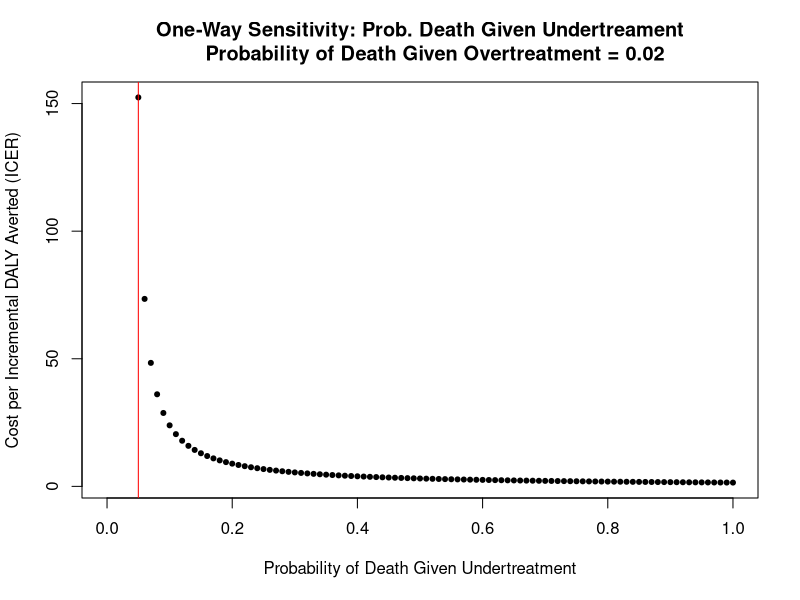
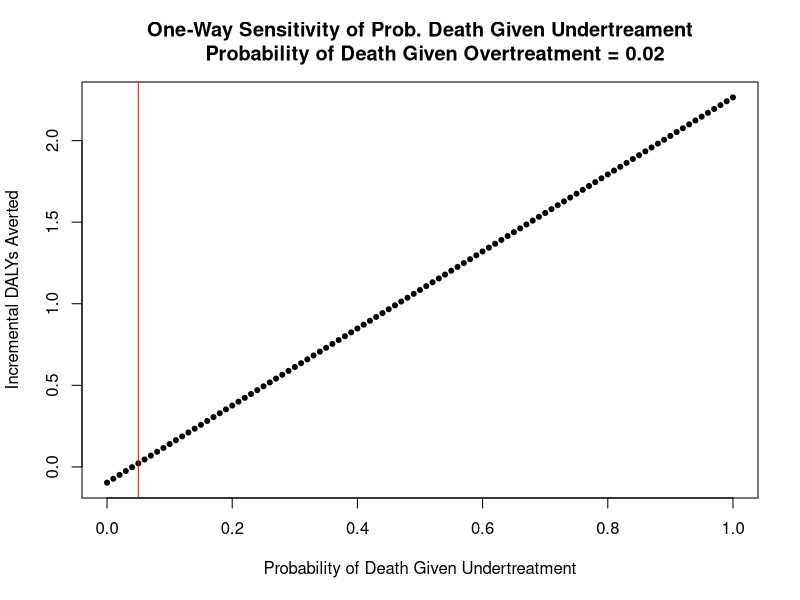
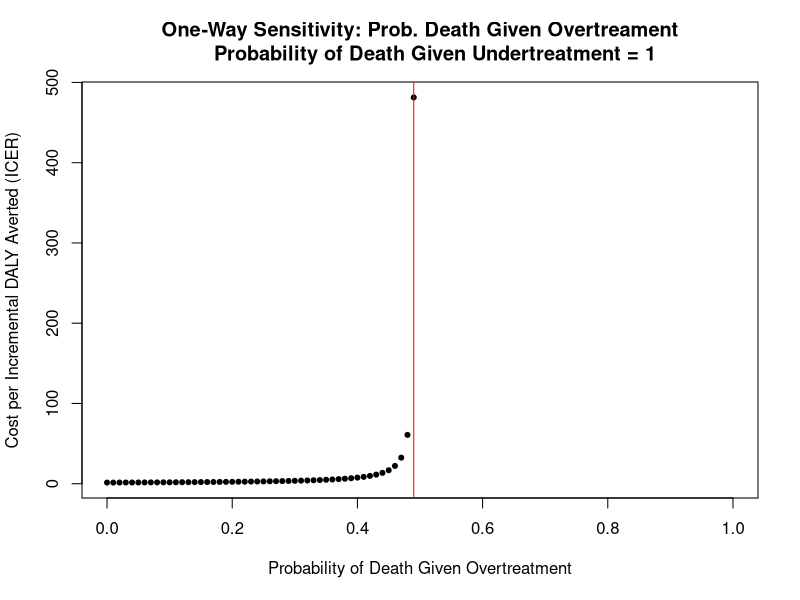
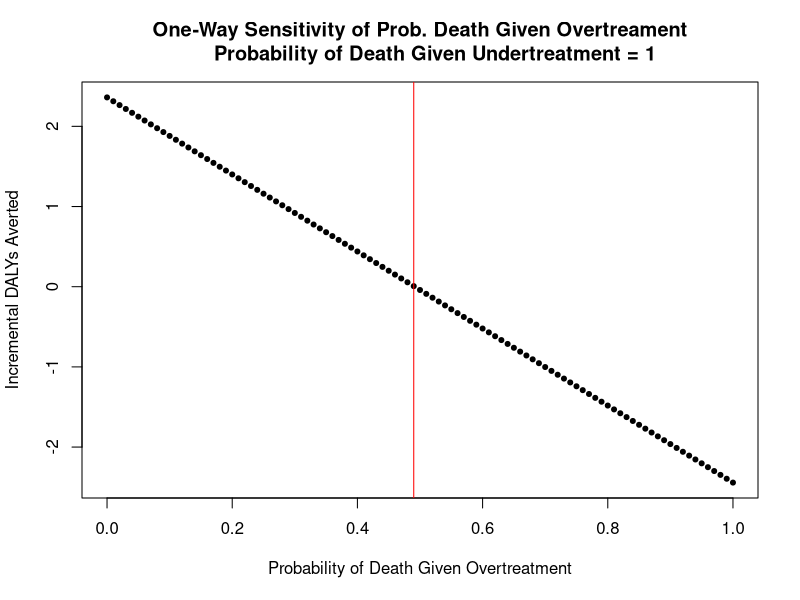
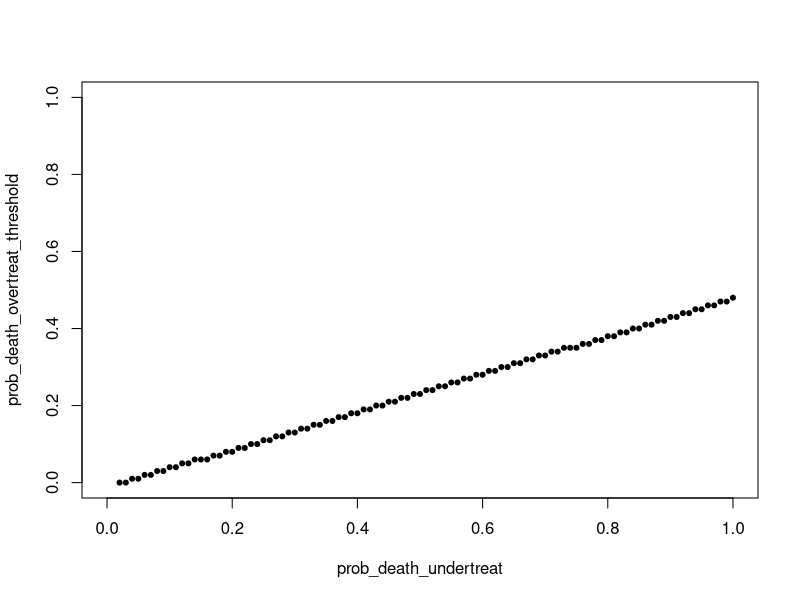

Generate these figures, in order, with R:
# loading packages
library(ggplot2)


ICER_fxn <- function(death_gvn_overtreat_prob, death_gvn_undertreat_prob) {
  
  
  # defining all expected costs and all expected DALYs
  # WHO prob
  branch_a <- 0.06812325
  branch_b <- 0.23498925
  branch_c <- 0.0393875
  branch_d <- 0.05125032
  branch_e <- 0.30279966
  branch_f <- 0.07735002
  branch_g <- 0.00988057
  branch_h <- 0.13161281
  branch_i <- 0.08460662
  
  # NIRUDAK
  branch_j <- 0.10285635
  branch_k <- 0.28938165
  branch_l <- 0.032262
  branch_m <- 0.02196501
  branch_n <- 0.21924172
  branch_o <- 0.05049327
  branch_p <- 0.0046827
  branch_q <- 0.16037538
  branch_r <- 0.1187703
  
  # WHO costs
  branch_a_cost <- 97.04
  branch_b_cost <-100.36
  branch_c_cost <-102.37
  branch_d_cost <-27.91
  branch_e_cost <-26.65
  branch_f_cost <-17.19
  branch_g_cost <-9.92
  branch_h_cost <-12.87
  branch_i_cost <-14.37
  
  # NIRUDAK costs
  branch_j_cost <-96.82
  branch_k_cost <-93.91
  branch_l_cost <-96.02
  branch_m_cost <-26.09
  branch_n_cost <-27.27
  branch_o_cost <-28.92
  branch_p_cost <-16.53
  branch_q_cost <-14.17
  branch_r_cost <-6.88
  
  # listing mean DALYs lost conditional on dying; doesn't vary w/ sensitivity analysis
  # WHO
  # death from overtreatment
  mean_DALYs_lost_if_die_branch_b <- 44.97
  mean_DALYs_lost_if_die_branch_c <- 35.09
  # death from undertreatment
  mean_DALYs_lost_if_die_branch_d <- 58.99
  mean_DALYs_lost_if_die_branch_g <- 64.02
  
  # NIRUDAK
  # death from overtreatment
  mean_DALYs_lost_if_die_branch_k <- 52.41
  mean_DALYs_lost_if_die_branch_l <- 49.18
  # death from undertreatment
  mean_DALYs_lost_if_die_branch_m <- 48.32
  mean_DALYs_lost_if_die_branch_p <- 49.92
  
  # expected DALYs lost conditional on making it to that branch endpoint
  # WHO
  branch_a_DALY <- 0
  branch_b_DALY <- death_gvn_overtreat_prob*mean_DALYs_lost_if_die_branch_b
  branch_c_DALY <- death_gvn_overtreat_prob*mean_DALYs_lost_if_die_branch_c
  branch_d_DALY <- death_gvn_undertreat_prob*mean_DALYs_lost_if_die_branch_d
  branch_e_DALY <- 0
  branch_f_DALY <- 0
  branch_g_DALY <- death_gvn_undertreat_prob*mean_DALYs_lost_if_die_branch_g
  branch_h_DALY <- 0
  branch_i_DALY <- 0
  
  # NIRUDAK
  branch_j_DALY <- 0
  branch_k_DALY <- death_gvn_overtreat_prob*mean_DALYs_lost_if_die_branch_k
  branch_l_DALY <- death_gvn_overtreat_prob*mean_DALYs_lost_if_die_branch_l
  branch_m_DALY <- death_gvn_undertreat_prob*mean_DALYs_lost_if_die_branch_m
  branch_n_DALY <- 0
  branch_o_DALY <- 0
  branch_p_DALY <- death_gvn_undertreat_prob*mean_DALYs_lost_if_die_branch_p
  branch_q_DALY <- 0
  branch_r_DALY <- 0
  
  # calculating expected costs
  # WHO
  branch_a_expected_cost <- branch_a_cost*branch_a
  branch_b_expected_cost <- branch_b_cost*branch_b
  branch_c_expected_cost <- branch_c_cost*branch_c
  branch_d_expected_cost <- branch_d_cost*branch_d
  branch_e_expected_cost <- branch_e_cost*branch_e
  branch_f_expected_cost <- branch_f_cost*branch_f
  branch_g_expected_cost <- branch_g_cost*branch_g
  branch_h_expected_cost <- branch_h_cost*branch_h
  branch_i_expected_cost <- branch_i_cost*branch_i
  
  #NIRUDAK
  branch_j_expected_cost <- branch_j_cost*branch_j
  branch_k_expected_cost <- branch_k_cost*branch_k
  branch_l_expected_cost <- branch_l_cost*branch_l
  branch_m_expected_cost <- branch_m_cost*branch_m
  branch_n_expected_cost <- branch_n_cost*branch_n
  branch_o_expected_cost <- branch_o_cost*branch_o
  branch_p_expected_cost <- branch_p_cost*branch_p
  branch_q_expected_cost <- branch_q_cost*branch_q
  branch_r_expected_cost <- branch_r_cost*branch_r
  
  # calculating expected DALYs
  # WHO
  branch_a_expected_DALY <- branch_a_DALY*branch_a
  branch_b_expected_DALY <- branch_b_DALY*branch_b
  branch_c_expected_DALY <- branch_c_DALY*branch_c
  branch_d_expected_DALY <- branch_d_DALY*branch_d
  branch_e_expected_DALY <- branch_e_DALY*branch_e
  branch_f_expected_DALY <- branch_f_DALY*branch_f
  branch_g_expected_DALY <- branch_g_DALY*branch_g
  branch_h_expected_DALY <- branch_h_DALY*branch_h
  branch_i_expected_DALY <- branch_i_DALY*branch_i
  
  # NIRUDAK
  branch_j_expected_DALY <- branch_j_DALY*branch_j
  branch_k_expected_DALY <- branch_k_DALY*branch_k
  branch_l_expected_DALY <- branch_l_DALY*branch_l
  branch_m_expected_DALY <- branch_m_DALY*branch_m
  branch_n_expected_DALY <- branch_n_DALY*branch_n
  branch_o_expected_DALY <- branch_o_DALY*branch_o
  branch_p_expected_DALY <- branch_p_DALY*branch_p
  branch_q_expected_DALY <- branch_q_DALY*branch_q
  branch_r_expected_DALY <- branch_r_DALY*branch_r
  
  # calculating ICER
  # total expected costs
  WHO_total_expected_cost <- sum(branch_a_expected_cost, branch_b_expected_cost, branch_c_expected_cost, branch_d_expected_cost,
                                 branch_e_expected_cost, branch_f_expected_cost, branch_g_expected_cost, branch_h_expected_cost,
                                 branch_i_expected_cost)
  
  NIRUDAK_total_expected_cost <- sum(branch_j_expected_cost, branch_k_expected_cost, branch_l_expected_cost, branch_m_expected_cost,
                                     branch_n_expected_cost, branch_o_expected_cost, branch_p_expected_cost, branch_q_expected_cost,
                                     branch_r_expected_cost)
  
  # total expected DALYs
  WHO_total_expected_DALYs <- sum(branch_a_expected_DALY, branch_b_expected_DALY, branch_c_expected_DALY, branch_d_expected_DALY,
                                  branch_e_expected_DALY, branch_f_expected_DALY, branch_g_expected_DALY, branch_h_expected_DALY,
                                  branch_i_expected_DALY)
  
  NIRUDAK_total_expected_DALYs <-sum(branch_j_expected_DALY, branch_k_expected_DALY, branch_l_expected_DALY, branch_m_expected_DALY,
                                     branch_n_expected_DALY, branch_o_expected_DALY, branch_p_expected_DALY, branch_q_expected_DALY,
                                     branch_r_expected_DALY)
  # incremental costs and DALYs
  incremental_costs <- NIRUDAK_total_expected_cost-WHO_total_expected_cost
  incremental_DALYs <-NIRUDAK_total_expected_DALYs-WHO_total_expected_DALYs
  # negative sign preserves usual interpretation of ICER
  incremental_DALYs_averted <- -incremental_DALYs
  
  # ICER
  ICER = (incremental_costs)/(incremental_DALYs_averted)
  
  results_vec <- c(ICER, incremental_costs, incremental_DALYs_averted, incremental_DALYs, NIRUDAK_total_expected_cost, WHO_total_expected_cost, NIRUDAK_total_expected_DALYs, WHO_total_expected_DALYs)
  
  names(results_vec) <- c("ICER", "Incremental Costs", "Incremental DALYs Averted", "Incremental DALYs", "NIRUDAK Total Expected Costs", "WHO Total Expected Costs", "NIRUDAK Total Expected DALYs", "WHO Total Expected DALYs")
  
  return(results_vec)
  
}
# end of function

# not sure what we are using this for? ostensibly to input into the for loop
# results_iteration1 <- ICER_fxn(death_gvn_overtreat_prob = 0.02, death_gvn_undertreat_prob = 1)

# varying the probability of death from UNDERtreatment
prob_die_gvn_undertreat_grid <- seq(0, 1, 0.01)

# varying the probability of death from OVERtreatment
prob_die_gvn_overtreat_grid <- seq(0, 1, 0.01)

# UNDERtreat: creating empty matrix to store results (M)
ncol_used <- length(ICER_fxn(0, 1))
M_col_names <- names(ICER_fxn(0,1))
M <- matrix(NA, nrow=length(prob_die_gvn_undertreat_grid), ncol = ncol_used)
colnames(M) <- M_col_names

# OVERtreat: creating empty matrix to store results (M_overtreat)
M_overtreat <- matrix(NA, nrow=length(prob_die_gvn_overtreat_grid), ncol = ncol_used)
colnames(M_overtreat) <- M_col_names

# base case probabilities
death_gvn_overtreat_prob <- 0.02
death_gvn_undertreat_prob <- 1

# UNDERTREATMENT: creating loop (filling the matrix)
for (i in 1:length(prob_die_gvn_undertreat_grid)){
  M[i, ] = ICER_fxn(death_gvn_overtreat_prob = 0.02, death_gvn_undertreat_prob = prob_die_gvn_undertreat_grid[i])
}

# if the probability of death from undertreatment is greater than or equal to 0.05, NIRUDAK is more costly but more effective

# for a probability of death from undertreatment less than 0.05, NIRUDAK is dominated by WHO (i.e., NIRUDAK is more expensive
# but less effective)

# all of the above is conditional on keeping the probability of death from overtreatment constant at 0.02

# finding the threshold at which ICER changes from positive to negative (i.e., dominance changes)
nondominated_undertreat_index <- which(M[,"ICER"] > 0)

# generating plot
# y axis: ICER (first column of the matrix)
# x axis: varied probabilities of due to undertreatment
plot(prob_die_gvn_undertreat_grid[nondominated_undertreat_index], M[nondominated_undertreat_index, 1], 
     xlim = c(0,1), main = "One-Way Sensitivity: Prob. Death Given Undertreament
     Probability of Death Given Overtreatment = 0.02",
     pch=20, xlab = "Probability of Death Given Undertreatment", ylab = "Cost per Incremental DALY Averted (ICER)")

# minimum value for which NIRUDAK is not dominated; for any probabilities to the left, NIRUDAK is dominated
abline(v=prob_die_gvn_undertreat_grid[min(nondominated_undertreat_index)], lty = 1, col="red")


# NEW PLOT UNDERTREATMENT, Y-AXIS IS INCREMENTAL DALYs AVERTED (by NIRUDAK)
plot(prob_die_gvn_undertreat_grid, M[, "Incremental DALYs Averted"], 
     xlim = c(0,1), main = "One-Way Sensitivity of Prob. Death Given Undertreament
     Probability of Death Given Overtreatment = 0.02",
     pch=20, xlab = "Probability of Death Given Undertreatment", ylab = "Incremental DALYs Averted")

# minimum value for which NIRUDAK is not dominated; for any probabilities to the left, NIRUDAK is dominated
abline(v=prob_die_gvn_undertreat_grid[min(nondominated_undertreat_index)], lty = 1, col="red")

################################################################################
# OVERTREATMENT: creating loop (filling the matrix)
for (i in 1:length(prob_die_gvn_overtreat_grid)){
  M_overtreat[i, ] = ICER_fxn(death_gvn_overtreat_prob = prob_die_gvn_overtreat_grid[i], death_gvn_undertreat_prob = 1)
}

nondominated_overtreat_index <- which(M_overtreat[,"ICER"] > 0)

# generating plot
# y axis: ICER (first column of the matrix)
# x axis: varied probabilities of due to undertreatment
# dev.new()
plot(prob_die_gvn_overtreat_grid[nondominated_overtreat_index], M_overtreat[nondominated_overtreat_index, 1], 
     xlim = c(0,1), main = "One-Way Sensitivity: Prob. Death Given Overtreament
     Probability of Death Given Undertreatment = 1",
     pch=20, xlab = "Probability of Death Given Overtreatment", ylab = "Cost per Incremental DALY Averted (ICER)")

# minimum value for which NIRUDAK is not dominated; for any probabilities to the left, NIRUDAK is dominated
abline(v=prob_die_gvn_overtreat_grid[max(nondominated_overtreat_index)], lty = 1, col="red")

# NIRUDAK never dominates because it's more expensive
# but for most of the probability range, it is below the WTP threshold

# in the undertreatment graph, to the left of the red line, WHO dominates
# in the overtreatment graph, to the right of the red line, WHO dominates

# NEW PLOT OVERTREATMENT, Y-AXIS IS INCREMENTAL DALYs AVERTED (by NIRUDAK)
plot(prob_die_gvn_overtreat_grid, M_overtreat[, "Incremental DALYs Averted"], 
     xlim = c(0,1), main = "One-Way Sensitivity of Prob. Death Given Overtreament
     Probability of Death Given Undertreatment = 1",
     pch=20, xlab = "Probability of Death Given Overtreatment", ylab = "Incremental DALYs Averted")

# minimum value for which NIRUDAK is not dominated; for any probabilities to the left, NIRUDAK is dominated
abline(v=prob_die_gvn_overtreat_grid[max(nondominated_overtreat_index)], lty = 1, col="red")

################################################################################
# TWO WAY SENSITIVITY ANALYSIS (probability of death from overtreatment AND from undertreatment)

M_twoway_ICER <- M_twoway_inc_costs <- M_twoway_inc_DALYs_averted <-  M_twoway_WHO_costs <- 
  M_twoway_WHO_DALYs_averted <-
  M_twoway_NIRUDAK_costs <- 
  M_twoway_NIRUDAK_DALYs_averted <- matrix(data=NA, 
                                           nrow = length(prob_die_gvn_undertreat_grid),
                                           ncol = length(prob_die_gvn_overtreat_grid))

colnames(M_twoway_ICER) <- colnames(M_twoway_inc_costs) <- 
  colnames(M_twoway_WHO_costs) <- colnames(M_twoway_WHO_DALYs_averted) <- colnames(M_twoway_NIRUDAK_costs)<-
  colnames(M_twoway_NIRUDAK_DALYs_averted)<-colnames(M_twoway_inc_DALYs_averted) <-
  paste("prdieOvr=", prob_die_gvn_overtreat_grid, sep = "")

rownames(M_twoway_ICER) <- rownames(M_twoway_inc_costs) <- 
  rownames(M_twoway_WHO_costs) <- rownames(M_twoway_WHO_DALYs_averted) <-  rownames(M_twoway_NIRUDAK_costs)<-
  rownames(M_twoway_NIRUDAK_DALYs_averted) <-
  rownames(M_twoway_inc_DALYs_averted) <- paste("prdieUndr=", prob_die_gvn_undertreat_grid, sep = "")

for (i in 1:length(prob_die_gvn_undertreat_grid)) {
  for (j in 1:length(prob_die_gvn_overtreat_grid)) {
    M_twoway_ICER[i,j] = round(ICER_fxn(death_gvn_overtreat_prob = prob_die_gvn_overtreat_grid[j], death_gvn_undertreat_prob = prob_die_gvn_undertreat_grid[i])["ICER"], 2)
    M_twoway_inc_costs[i,j] = round(ICER_fxn(death_gvn_overtreat_prob = prob_die_gvn_overtreat_grid[j], death_gvn_undertreat_prob = prob_die_gvn_undertreat_grid[i])["Incremental Costs"], 2)
    M_twoway_inc_DALYs_averted[i,j] = round(ICER_fxn(death_gvn_overtreat_prob = prob_die_gvn_overtreat_grid[j], death_gvn_undertreat_prob = prob_die_gvn_undertreat_grid[i])["Incremental DALYs Averted"], 2)
    M_twoway_WHO_costs[i,j] = round(ICER_fxn(death_gvn_overtreat_prob = prob_die_gvn_overtreat_grid[j], death_gvn_undertreat_prob = prob_die_gvn_undertreat_grid[i])["WHO Costs"], 2)
    M_twoway_WHO_DALYs_averted[i,j] = round(ICER_fxn(death_gvn_overtreat_prob = prob_die_gvn_overtreat_grid[j], death_gvn_undertreat_prob = prob_die_gvn_undertreat_grid[i])["WHO DALYs Averted"], 2)
    M_twoway_NIRUDAK_costs[i,j] = round(ICER_fxn(death_gvn_overtreat_prob = prob_die_gvn_overtreat_grid[j], death_gvn_undertreat_prob = prob_die_gvn_undertreat_grid[i])["NIRUDAK Costs"], 2)
    M_twoway_NIRUDAK_DALYs_averted[i,j] = round(ICER_fxn(death_gvn_overtreat_prob = prob_die_gvn_overtreat_grid[j], death_gvn_undertreat_prob = prob_die_gvn_undertreat_grid[i])["NIRUDAK DALYs Averted"], 2)
  }
}


M_twoway_ICER[1:10, 1:10]

max(M_twoway_ICER)

# setting (as of Jul 24, arbitrary) WTP threshold
WTP = 10

# nondominated_overtreat_index <- which(M_twoway_ICER[30,] > 0)

two_way_sense_fxn <- function (WTP, doplot=TRUE){
  
  threshold_probs <- matrix(NA, length(prob_die_gvn_undertreat_grid), 2)
  threshold_probs[,1] <- prob_die_gvn_undertreat_grid
  colnames(threshold_probs) <- c("prob_death_undertreat", "prob_death_overtreat_threshold")
  
  for (i in 1:dim(M_twoway_ICER)[1]) {
    if (any(M_twoway_ICER[i,]>0 & M_twoway_ICER[i,] < WTP)) {
      max(which(WTP > M_twoway_ICER[i,] & M_twoway_ICER[i,] > 0))
      temp_prob <- prob_die_gvn_overtreat_grid[max(which(WTP > M_twoway_ICER[i,] & M_twoway_ICER[i,] > 0))]
      threshold_probs[i,2] <- temp_prob
    } else {threshold_probs[i,2] = NA}
  }
  
  if (doplot){
    plot(threshold_probs, pch=20, xlim = c(0,1), ylim = c(0,1))
  }
  return(threshold_probs)
}



WTP80_2waysense_result <- two_way_sense_fxn(80)

################################################################################
# probabilistic sensitivity analysis (average over input uncertainty; characterizes uncertainty in the output)
# need to put distributions on the inputs and sampling over the distribution
# this is done after the two way
################################################################################


